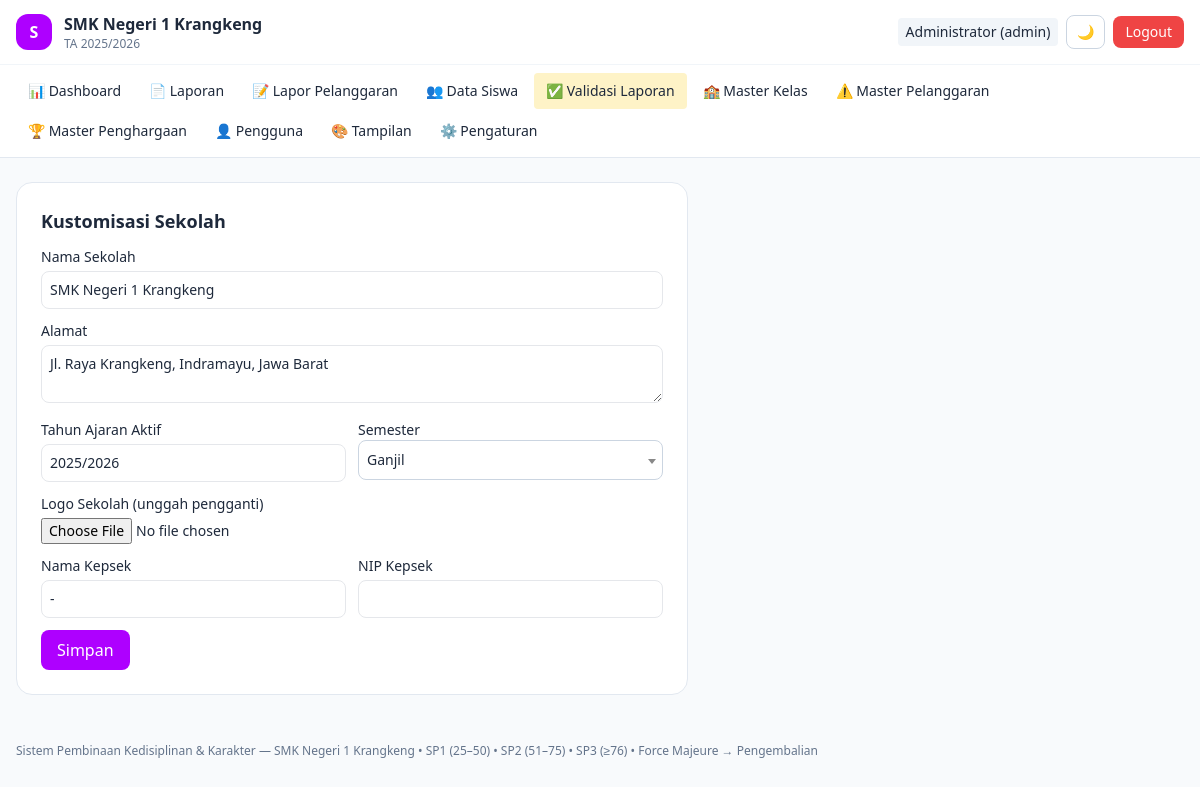
Screenshot of /setting (signed in) with the database file from the repository.
### tables this page shows
CREATE TABLE `pengaturan_sekolah` (
  `id` int NOT NULL AUTO_INCREMENT,
  `nama_sekolah` varchar(150) NOT NULL DEFAULT 'SMK Negeri 1 Krangkeng',
  `alamat` text,
  `telepon` varchar(30) DEFAULT NULL,
  `email` varchar(100) DEFAULT NULL,
  `tahun_ajaran_aktif` varchar(20) NOT NULL DEFAULT '2025/2026',
  `semester_aktif` enum('Ganjil','Genap') NOT NULL DEFAULT 'Ganjil',
  `logo_path` varchar(255) DEFAULT NULL COMMENT 'path relatif ex: uploads/logo/logo-171xxx.png',
  `kepala_sekolah_nama` varchar(100) DEFAULT NULL,
  `kepala_sekolah_nip` varchar(30) DEFAULT NULL,
  `created_at` timestamp NULL DEFAULT CURRENT_TIMESTAMP,
  `updated_at` timestamp NULL DEFAULT CURRENT_TIMESTAMP ON UPDATE CURRENT_TIMESTAMP,
  PRIMARY KEY (`id`)
);

### app/Core/View.php (called while the page is built, shortened)
<?php
class View
{
    public static function render(string $view, array $data = []): void
    {
        extract($data);
        $user = Auth::user();
        $setting = $data['setting'] ?? \App\Models\SettingModel::get();
        $viewFile = __DIR__ . '/../Views/' . $view . '.php';
        require __DIR__ . '/../Views/layouts/header.php';
        require $viewFile;
        require __DIR__ . '/../Views/layouts/footer.php';
    }
}

### app/Controllers/AppControllers.php (called while the page is built, shortened)
<?php
class SettingController
{
    public function index(): void
    {
        View::render('setting/index', ['setting' => SettingModel::get()]);
    }
}

### app/Core/Router.php (called while the page is built, shortened)
<?php
class Router
{
    private array $routes = ['GET' => [], 'POST' => []];
    public function get(string $path, $handler, array $roles = []): void
    {
        $this->routes['GET'][$path] = ['handler' => $handler, 'roles' => $roles];
    }
    public function post(string $path, $handler, array $roles = []): void
    {
        $this->routes['POST'][$path] = ['handler' => $handler, 'roles' => $roles];
    }
    public function dispatch(): void
    {
        $method = $_SERVER['REQUEST_METHOD'];
        $uri = parse_url($_SERVER['REQUEST_URI'], PHP_URL_PATH);
        $uri = '/' . trim($uri, '/');
        $route = $this->routes[$method][$uri] ?? null;
        [$controller, $action] = $route['handler'];
        (new $controller())->$action();
    }
}

### public/index.php (called while the page is built, shortened)
<?php
require __DIR__ . '/../app/Core/Database.php';
require __DIR__ . '/../app/Core/Auth.php';
require __DIR__ . '/../app/Core/Router.php';
require __DIR__ . '/../app/Core/View.php';
require __DIR__ . '/../app/Controllers/AppControllers.php';
$router = new Router();
$router->get('/login', [AuthController::class, 'loginForm']);
$router->post('/login', [AuthController::class, 'login']);
$router->get('/logout', [AuthController::class, 'logout']);
$all = ['admin','kepsek','wakasek','wali_kelas','osis'];
$router->get('/dashboard', [DashboardController::class, 'index'], $all);
$router->get('/api/chart', [DashboardController::class, 'chartApi'], $all);
$router->get('/lapor-pelanggaran', [LaporanController::class, 'formPelanggaran'], $all);
$router->post('/lapor-pelanggaran', [LaporanController::class, 'simpanPelanggaran'], $all);
$router->post('/validasi', [LaporanController::class, 'validasi'], ['admin','wali_kelas']);
$router->get('/setting', [SettingController::class, 'index'], ['admin']);
$router->post('/setting', [SettingController::class, 'update'], ['admin']);
$router->get('/cetak-sp', [CetakController::class, 'sp'], ['admin','wali_kelas']);
$router->get('/cetak-sertifikat', [CetakController::class, 'sertifikat'], ['admin','wali_kelas']);
$router->get('/master-pelanggaran', [MasterController::class, 'pelanggaran'], ['admin']);
$router->post('/master-pelanggaran', [MasterController::class, 'simpanPelanggaran'], ['admin']);
$router->get('/master-pelanggaran-hapus', [MasterController::class, 'hapusPelanggaran'], ['admin']);
$router->get('/master-penghargaan', [MasterController::class, 'penghargaan'], ['admin']);
$router->post('/master-penghargaan', [MasterController::class, 'simpanPenghargaan'], ['admin']);
$router->get('/master-penghargaan-hapus', [MasterController::class, 'hapusPenghargaan'], ['admin']);
$router->get('/master-kelas', [MasterController::class, 'kelas'], ['admin']);
$router->post('/master-kelas', [MasterController::class, 'simpanKelas'], ['admin']);
$router->get('/master-kelas-hapus', [MasterController::class, 'hapusKelas'], ['admin']);
$router->get('/siswa', [SiswaController::class, 'index'], ['admin','wali_kelas','kepsek','wakasek']);
$router->get('/siswa-form', [SiswaController::class, 'form'], ['admin','wali_kelas']);
$router->post('/siswa-form', [SiswaController::class, 'simpan'], ['admin','wali_kelas']);
$router->get('/siswa-hapus', [SiswaController::class, 'hapus'], ['admin']);
$router->get('/siswa-detail', [SiswaController::class, 'detail'], ['admin','wali_kelas','kepsek','wakasek']);
$router->get('/siswa-import', [SiswaController::class, 'importForm'], ['admin','wali_kelas']);
$router->post('/siswa-import', [SiswaController::class, 'importProses'], ['admin','wali_kelas']);
$router->get('/validasi', [ValidasiController::class, 'index'], ['admin','wali_kelas']);
$router->post('/validasi-pelanggaran', [ValidasiController::class, 'putuskanPelanggaran'], ['admin','wali_kelas']);
$router->post('/validasi-penghargaan', [ValidasiController::class, 'putuskanPenghargaan'], ['admin','wali_kelas']);
$router->get('/laporan', [ReportController::class, 'index'], $all);
$router->get('/laporan-cetak', [ReportController::class, 'cetak'], $all);
$router->get('/laporan-export', [ReportController::class, 'export'], $all);
$router->get('/users', [\App\Controllers\UserController::class, 'index'], ['admin']);
$router->get('/users-form', [\App\Controllers\UserController::class, 'form'], ['admin']);
$router->post('/users-form', [\App\Controllers\UserController::class, 'simpan'], ['admin']);
$router->get('/users-hapus', [\App\Controllers\UserController::class, 'hapus'], ['admin']);
$router->get('/users-toggle', [\App\Controllers\UserController::class, 'toggle'], ['admin']);
$router->get('/tampilan', [\App\Controllers\TampilanController::class, 'index'], ['admin']);
$router->post('/tampilan', [\App\Controllers\TampilanController::class, 'update'], ['admin']);
$router->get('/tampilan-reset', [\App\Controllers\TampilanController::class, 'reset'], ['admin']);
$router->dispatch();

### config/config.php (called while the page is built, shortened)
<?php
return [
    'db' => [
        'host' => '127.0.0.1',
        'port' => '3306',
        'name' => 'tatibapp',
        'user' => 'root',
        'pass' => '',
        'charset' => 'utf8mb4',
    ],
    'upload' => [
        'bukti_dir' => __DIR__ . '/../public/uploads/bukti',
        'logo_dir'  => __DIR__ . '/../public/uploads/logo',
        'max_size'  => 2 * 1024 * 1024,
        'allowed'   => ['jpg','jpeg','png','webp'],
    ],
];

### app/Core/Database.php (called while the page is built, shortened)
<?php
class Database
{
    private static ?PDO $instance = null;
    public static function get(): PDO
    {
        if (self::$instance === null) {
            $cfg = require __DIR__ . '/../../config/config.php';
            $db = $cfg['db'];
            $dsn = "mysql:host={$db['host']};port={$db['port']};dbname={$db['name']};charset={$db['charset']}";
            try {
                self::$instance = new PDO($dsn, $db['user'], $db['pass'], [
                    PDO::ATTR_ERRMODE => PDO::ERRMODE_EXCEPTION,
                    PDO::ATTR_DEFAULT_FETCH_MODE => PDO::FETCH_ASSOC,
                ]);
            } catch (PDOException $e) {
                die('Koneksi database gagal: ' . htmlspecialchars($e->getMessage()));
            }
        }
        return self::$instance;
    }
}

### app/Models/AppModels.php (called while the page is built, shortened)
<?php
class SettingModel
{
    public static function get(): array
    {
        $row = Database::get()->query('SELECT * FROM pengaturan_sekolah LIMIT 1')->fetch();
        return $row ?: ['nama_sekolah' => 'SMK Negeri 1 Krangkeng', 'logo_path' => null, 'tahun_ajaran_aktif' => '2025/2026'];
    }
}
class TampilanModel
{
    public static function get(): array
    {
        $row = Database::get()->query('SELECT * FROM pengaturan_tampilan WHERE id=1')->fetch();
        return $row ?: ['warna_primer' => '#0284c7', 'font_family' => 'sistem', 'mode_default' => 'sistem', 'custom_css' => null];
    }
}

### app/Core/Auth.php (called while the page is built, shortened)
<?php
class Auth
{
    public static function user(): ?array
    {
        return $_SESSION['user'] ?? null;
    }
}

### app/Views/setting/index.php (the view, shortened to what this page needs)
<div class="max-w-2xl rounded-2xl p-6 bg-white dark:bg-slate-900 border border-slate-200 dark:border-slate-800">
<h1 class="text-lg font-bold">Kustomisasi Sekolah</h1>
<form method="post" action="/setting" enctype="multipart/form-data" class="space-y-3 mt-3">
  <label class="block text-sm">Nama Sekolah<input name="nama_sekolah" value="<?= htmlspecialchars($setting['nama_sekolah'] ?? '') ?>" class="mt-1 w-full p-2 rounded-lg border dark:bg-slate-800 dark:border-slate-700"></label>
  <label class="block text-sm">Alamat<textarea name="alamat" rows="2" class="mt-1 w-full p-2 rounded-lg border dark:bg-slate-800 dark:border-slate-700"><?= htmlspecialchars($setting['alamat'] ?? '') ?></textarea></label>
  <div class="grid grid-cols-1 sm:grid-cols-2 gap-3">
    <label class="block text-sm">Tahun Ajaran Aktif<input name="tahun_ajaran_aktif" value="<?= htmlspecialchars($setting['tahun_ajaran_aktif'] ?? '') ?>" class="mt-1 w-full p-2 rounded-lg border dark:bg-slate-800 dark:border-slate-700"></label>
    <label class="block text-sm">Semester</label>
  </div>
  <label class="block text-sm">Logo Sekolah (unggah pengganti)<input type="file" name="logo" accept="image/*" class="mt-1 w-full text-sm"></label>
  <div class="grid grid-cols-1 sm:grid-cols-2 gap-3">
    <label class="block text-sm">Nama Kepsek<input name="kepala_sekolah_nama" value="<?= htmlspecialchars($setting['kepala_sekolah_nama'] ?? '') ?>" class="mt-1 w-full p-2 rounded-lg border dark:bg-slate-800 dark:border-slate-700"></label>
    <label class="block text-sm">NIP Kepsek<input name="kepala_sekolah_nip" value="<?= htmlspecialchars($setting['kepala_sekolah_nip'] ?? '') ?>" class="mt-1 w-full p-2 rounded-lg border dark:bg-slate-800 dark:border-slate-700"></label>
  </div>
  <button class="px-4 py-2 rounded-lg bg-sky-600 text-white">Simpan</button>
</form></div>

### app/Views/layouts/header.php (shortened to what this page needs)
<!DOCTYPE html>
<html lang="id" class="">
<head>
<script src="https://cdn.tailwindcss.com"></script>
<link href="https://cdn.jsdelivr.net/npm/select2@4.1.0-rc.0/dist/css/select2.min.css" rel="stylesheet" />
<link href="https://cdnjs.cloudflare.com/ajax/libs/font-awesome/6.5.2/css/all.min.css" rel="stylesheet" />
<link href="https://cdn.datatables.net/1.13.8/css/jquery.dataTables.min.css" rel="stylesheet" />
<link href="/assets/css/custom.css?v=3" rel="stylesheet" />
</head>
<body class="bg-slate-50 dark:bg-slate-950 text-slate-800 dark:text-slate-100 min-h-screen text-[15px] sm:text-base">
<nav class="sticky top-0 z-20 backdrop-blur bg-white/90 dark:bg-slate-900/90 border-b border-slate-200 dark:border-slate-800">
  <div class="max-w-7xl mx-auto px-3 sm:px-4 py-2.5 sm:py-3 flex items-center gap-2 sm:gap-3">
    <?php if (!empty($setting['logo_path'])): ?>
      <img src="/<?= htmlspecialchars($setting['logo_path']) ?>" class="w-8 h-8 sm:w-9 sm:h-9 rounded object-cover shrink-0" alt="logo">
    <?php else: ?>
      <div class="w-8 h-8 sm:w-9 sm:h-9 rounded-xl bg-sky-500 text-white grid place-items-center font-bold shrink-0">S</div>
    <?php endif; ?>
    <div class="font-semibold text-sm sm:text-base leading-tight min-w-0">
      <span class="block truncate"><?= htmlspecialchars($setting['nama_sekolah'] ?? 'SMK Negeri 1 Krangkeng') ?></span>
      <span class="block text-[11px] sm:text-xs font-normal text-slate-500">TA <?= htmlspecialchars($setting['tahun_ajaran_aktif'] ?? '') ?></span>
    </div>
    <div class="ml-auto flex items-center gap-1.5 sm:gap-2 text-sm shrink-0">
      <span class="hidden md:inline-block px-2 py-1 rounded bg-slate-100 dark:bg-slate-800 max-w-[220px] truncate"><?= htmlspecialchars($user['nama'] ?? '') ?> (<?= htmlspecialchars($user['role'] ?? '') ?>)</span>
      <button onclick="document.documentElement.classList.toggle('dark');localStorage.theme=document.documentElement.classList.contains('dark')?'dark':'light'" aria-label="Toggle dark mode" class="px-2.5 py-1.5 rounded-lg border border-slate-300 dark:border-slate-700">🌙</button>
      <a href="/logout" class="hidden sm:inline-block px-3 py-1.5 rounded-lg bg-red-500 text-white">Logout</a>
    </div>
  </div>
  <div id="navMenu" class="hidden md:block border-t border-slate-100 dark:border-slate-800/60">
    <div class="max-w-7xl mx-auto px-3 sm:px-4 py-2 flex flex-col md:flex-row md:flex-wrap gap-1 text-sm">
      <a href="/dashboard" class="px-3 py-2 rounded hover:bg-slate-100 dark:hover:bg-slate-800">📊 Dashboard</a>
      <a href="/laporan" class="px-3 py-2 rounded hover:bg-slate-100 dark:hover:bg-slate-800">📄 Laporan</a>
      <a href="/lapor-pelanggaran" class="px-3 py-2 rounded hover:bg-slate-100 dark:hover:bg-slate-800">📝 Lapor Pelanggaran</a>
      <a href="/siswa" class="px-3 py-2 rounded hover:bg-slate-100 dark:hover:bg-slate-800">👥 Data Siswa</a>
      <?php if (in_array($user['role'] ?? '', ['admin','wali_kelas'])): ?><a href="/validasi" class="px-3 py-2 rounded bg-amber-100 dark:bg-amber-900 hover:opacity-80">✅ Validasi Laporan</a><?php endif; ?>
      <?php if (in_array($user['role'] ?? '', ['admin'])): ?>
        <a href="/master-kelas" class="px-3 py-2 rounded hover:bg-slate-100 dark:hover:bg-slate-800">🏫 Master Kelas</a>
        <a href="/master-pelanggaran" class="px-3 py-2 rounded hover:bg-slate-100 dark:hover:bg-slate-800">⚠️ Master Pelanggaran</a>
        <a href="/master-penghargaan" class="px-3 py-2 rounded hover:bg-slate-100 dark:hover:bg-slate-800">🏆 Master Penghargaan</a>
      <a href="/users" class="px-3 py-2 rounded hover:bg-slate-100 dark:hover:bg-slate-800">👤 Pengguna</a>
      <a href="/tampilan" class="px-3 py-2 rounded hover:bg-slate-100 dark:hover:bg-slate-800">🎨 Tampilan</a>
      <a href="/setting" class="px-3 py-2 rounded hover:bg-slate-100 dark:hover:bg-slate-800">⚙️ Pengaturan</a>
      <?php endif; ?>
    </div>
  </div>
</nav>
<main class="max-w-7xl mx-auto px-3 sm:px-4 py-4 sm:py-6">

### app/Views/layouts/footer.php (shortened to what this page needs)
</main>
<footer class="max-w-7xl mx-auto px-4 py-6 text-xs text-slate-500 dark:text-slate-400">
  Sistem Pembinaan Kedisiplinan & Karakter — <?= htmlspecialchars($setting['nama_sekolah'] ?? '') ?> • SP1 (25–50) • SP2 (51–75) • SP3 (≥76) • Force Majeure → Pengembalian
</footer>
</body>
</html>

### rows the page displays
pengaturan_sekolah: nama_sekolah "SMK Negeri 1 Krangkeng", tahun_ajaran_aktif "2025/2026", alamat "Jl. Raya Krangkeng, Indramayu, Jawa Barat", kepala_sekolah_nama "-"

### other values shown
$user['nama'] "Administrator"
$user['role'] "admin"
